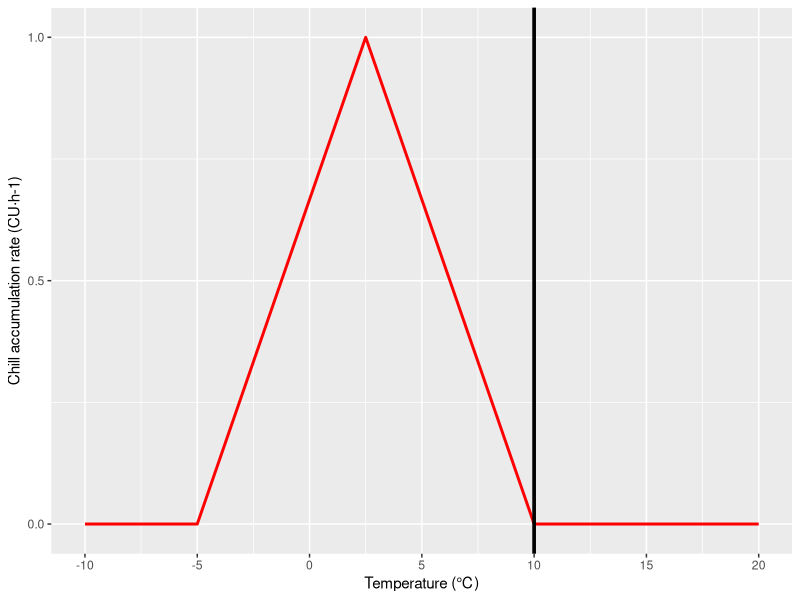
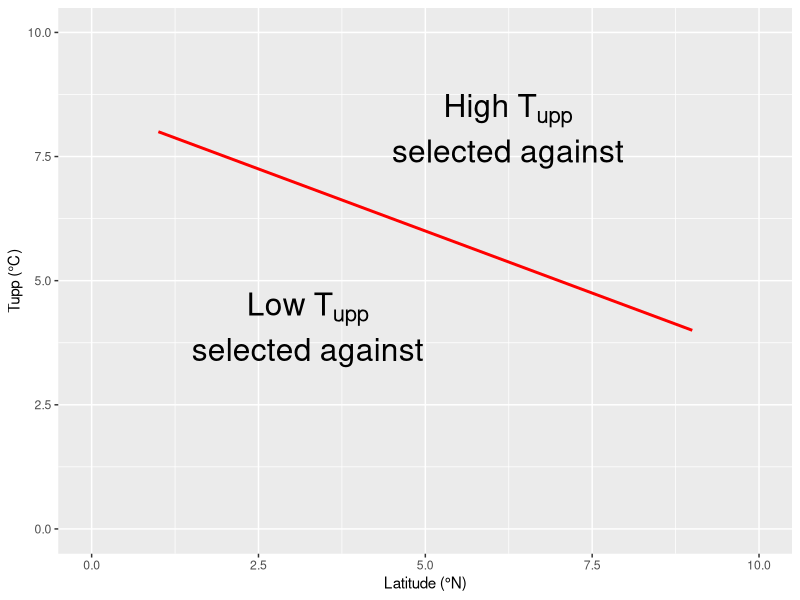

Reproduce these figures in R, in order. (Note: this script raises an error after producing the figures.)
# Load pacakge ======================
library(tidyverse)

library(rio)

library(sf)

library(rnaturalearth)

library(patchwork)

library(data.table)

# Figure 1 ======================

## Figure 1a ======================

# Top = ((10 + (-5))/2 = 2.5)

T_low <- -5
T_upp <- 10
T_op <- 2.5

# 【关键修改】：使用 by = 0.1 (或者更小)，确保包含顶点 2.5
fig1a_data <- tibble(
  tem = seq(-10, 20, by = 0.1),

  # 你的原始公式逻辑是完全正确的，这就是标准的三角形模型公式
  chill = case_when(
    # 上升段：(当前温度 - 下限) / (最适温度 - 下限)
    tem >= T_low & tem < T_op ~ (tem - T_low) / (T_op - T_low),

    # 下降段：(上限 - 当前温度) / (上限 - 最适温度)
    tem >= T_op & tem <= T_upp ~ (T_upp - tem) / (T_upp - T_op),

    # 无效区间
    TRUE ~ 0
  )
)

fig1a_p <- ggplot(fig1a_data, aes(x = tem, y = chill)) +
  geom_line(color = "#ff0000", linewidth = 1) +
  geom_vline(xintercept = T_upp, linewidth = 1.25) + # 标出顶点位置
  scale_x_continuous(breaks = seq(-10, 20, 5)) +
  scale_y_continuous(limits = c(-0.01, 1.01), breaks = seq(0, 1, by = 0.5)) +
  labs(
    x = "Temperature (℃)",
    y = "Chill accumulation rate (CU·h-1)"
  )


## Figure 1b ======================

library(ggplot2)

# 1. 准备数据
# 定义红线的起点和终点坐标
fig1b_data <- data.frame(
  x = c(1, 9),
  y = c(8, 4)
)

# 2. 绘图
fig1b_p <- ggplot() +
  # 添加红线
  geom_line(
    data = fig1b_data,
    aes(x = x, y = y),
    color = "red",
    linewidth = 1
  ) +

  # 添加文本标注

  # 左下方文字（使用 atop 换行）
  annotate(
    "text",
    x = 1.5,
    y = 4,
    label = "atop(Low~T[upp], selected~against)",
    parse = TRUE,
    size = 8,
    hjust = 0
  ) +

  # 右上方文字（使用 atop 换行）
  annotate(
    "text",
    x = 4.5,
    y = 8,
    label = "atop(High~T[upp], selected~against)",
    parse = TRUE,
    size = 8,
    hjust = 0
  ) +

  # 设置坐标轴标签 (使用 expression 渲染下标)
  labs(x = "Latitude (°N)", y = 'Tupp (℃)') +

  # 设定坐标轴范围，留出边距
  xlim(0, 10) +
  ylim(0, 10)

# 显示图形

## Figure 1c ======================

# 单图层直接读取
fig1c_quhua <- read_sf(
  "quhua_simple/Climate_quhua_simple.gpkg"
)

# 将 Qu1 转为因子并指定顺序（和 Python 端一样的逻辑）
fig1c_seqs <- c(
  "高原气候区",
  "北温带",
  "中温带",
  "南温带",
  "北亚热带",
  "中亚热带",
  "南亚热带",
  "热带"
)

fig1c_color <- c(
  "高原气候区" = '#620606',
  "北温带" = '#2680B8',
  "中温带" = '#64BCD0',
  "南温带" = '#9BCDC1',
  "北亚热带" = '#E8A289',
  "中亚热带" = '#DE614F',
  "南亚热带" = '#D62626',
  "热带" = '#B2605C'
)

fig1c_label <- c(
  "高原气候区" = 'Arid',
  "北温带" = 'North temperate',
  "中温带" = 'Mid-temperate',
  "南温带" = 'South temperate',
  "北亚热带" = 'North subtropical',
  "中亚热带" = 'Mid-subtropical',
  "南亚热带" = 'South subtropical',
  "热带" = 'Tropical'
)

world <- ne_countries(scale = "medium", returnclass = "sf")

# 2. ggplot2 绘图
fig1c_map <- ggplot() +
  # 第一层：灰色世界陆地背景（fill填色，color=NA去掉边界线）
  geom_sf(data = world, fill = "grey90", color = NA) +
  # 第二层：你的气候带数据
  geom_sf(
    data = fig1c_quhua,
    aes(fill = 气候带),
    linewidth = 0.3,
    color = NA
  ) +
  # 手动指定颜色和图例顺序
  scale_fill_manual(
    values = fig1c_color,
    breaks = fig1c_seqs,
    labels = fig1c_label
  )


grid_info <- rio::import(
  'figure 1-18 points.xlsx'
)

# 1. 先按 Excel 原始的经纬度（WGS84）创建空间点
grid_pts1 <- st_as_sf(
  grid_info,
  coords = c("Longitude", "Latitude"),
  crs = 4326
)

# 2. 再转换到 fig1c_quhua.data 的 Albers 投影坐标系
grid_pts <- st_transform(grid_pts1, st_crs(fig1c_quhua))


fig1c_p <- fig1c_map +
  geom_sf(data = grid_pts) +
  scale_y_continuous(limits = c(15, 55)) +
  scale_x_continuous(limits = c(110, 140), breaks = seq(110, 130, by = 10))


## Figure 1d ======================

# 1. 准备数据：定义红线的起点和终点
fig1d_data <- data.frame(
  x = c(2, 8), # Tupp 的范围
  y = c(3, 7) # RAFUmax 的范围
)

# 2. 绘图
fig1d_p <- ggplot() +
  # 添加红线
  geom_line(
    data = fig1d_data,
    aes(x = x, y = y),
    color = "red",
    linewidth = 1
  ) +

  # 添加文本标注

  # 顶部标题文字
  annotate(
    "text",
    x = 5,
    y = 9,
    label = "Prediction for high latitudes",
    size = 8,
    hjust = 0.5
  ) +

  # 设置坐标轴标签 (使用 expression 渲染下标)
  labs(
    x = 'Tupp (℃)',
    y = 'RAFUmax (GDD)'
  ) +

  # 设定坐标轴范围
  xlim(0, 10) +
  ylim(0, 10)

# 显示图形

## Figure 1e ======================

# 1. 准备数据：定义红线的起点和终点
fig1e_data <- data.frame(
  x = c(2, 8), # Tupp 的范围
  y = c(7, 3) # RAFUmax 的范围
)

# 2. 绘图
fig1e_p <- ggplot() +
  # 添加红线
  geom_line(
    data = fig1e_data,
    aes(x = x, y = y),
    color = "red",
    linewidth = 1
  ) +

  # 添加文本标注

  # 顶部标题文字
  annotate(
    "text",
    x = 5,
    y = 9,
    label = "Prediction for low latitudes",
    size = 8,
    hjust = 0.5
  ) +

  # 设置坐标轴标签 (使用 expression 渲染下标)
  labs(
    x = 'Tupp (℃)',
    y = 'RAFUmax (GDD)'
  ) +

  # 设定坐标轴范围
  xlim(0, 10) +
  ylim(0, 10)

# 显示图形

# Figure 1 combine ======================

fig1_layout <- "
  AB
  CD
  CE
"

fig1_p <- fig1a_p +
  fig1b_p +
  fig1c_p +
  fig1d_p +
  fig1e_p +
  plot_layout(
    design = fig1_layout,
    width = c(2, 1)
  ) +
  plot_annotation(tag_levels = 'a', tag_prefix = '(', tag_suffix = ')') &
  theme_classic(base_size = 28) &
  theme(
    axis.text = element_text(color = '#000000'),
    plot.tag.position = c(0.07, 0.95),
    plot.tag.location = 'panel',
    plot.tag = element_text(face = 'bold')
  )

fig1_p[[2]] <- fig1_p[[2]] +
  theme(
    axis.text = element_blank(),
    axis.ticks = element_blank()
  )


# 后续子图主题修改逻辑不变...
fig1_p[[3]] <- fig1_p[[3]] +
  theme_bw(base_size = 36) +
  theme(
    legend.title = element_blank(),
    legend.key.spacing.y = unit(5, 'mm'),
    legend.position = c(0.7, 0.25),
    legend.text = element_text(size = 20)
  )

fig1_p[[4]] <- fig1_p[[4]] +
  theme(
    axis.text = element_blank(),
    axis.ticks = element_blank(),
    axis.title.x = element_blank()
  )

fig1_p[[5]] <- fig1_p[[5]] +
  theme(
    axis.text = element_blank(),
    axis.ticks = element_blank()
  )

# ggsave(
#   plot = fig1_p,
#   width = 21,
#   height = 18,
#   filename = 'report/fig1.svg'
# )

# Figure 1 trend ==============

fig1_trend.files <- c(
  'figure 1f and 1g.xlsx',
  'figure 1h and 1i.xlsx',
  'figure 1j and 1k.xlsx',
  'figure 1l and 1m.xlsx'
)

fig1_trend.import <- function(file) {
  OriDat <- rio::import(file, setclass = 'data.table')

  MeltDat <- melt(
    OriDat,
    id.vars = c('Zone', 'Tupp'),
    variable.factor = FALSE,
    variable.name = 'Points',
    value.name = 'RAFU'
  )

  return(MeltDat)
}

Grid_color <- c(
  "Grid 1" = '#144f5d',
  "Grid 2" = '#1f7284',
  "Grid 3" = '#2d92a9',
  "Grid 4" = '#43aec7',
  "Grid 5" = '#6ebdcf',
  "Grid 6" = '#8bbfc9',
  "Grid 7" = '#a8d0d6',
  "Grid 8" = '#2a5e52',
  "Grid 9" = '#3c7769',
  "Grid 10" = '#4f9582',
  "Grid 11" = '#6ab39e',
  "Grid 12" = '#8ed0bb',
  "Grid 13" = '#993f1e',
  "Grid 14" = '#c45a33',
  "Grid 15" = '#de624f',
  "Grid 16" = '#e88a72',
  "Grid 17" = '#f0ad99',
  "Grid 18" = '#f7d0c3'
)

Zone_color <- c(
  "Mid-temperate" = '#64bcd0',
  "South temperate" = '#9BCDC1',
  "North subtropical" = '#E8A289',
  "Mid-subtropical" = '#DE614F'
)

fig1_trend.data <- purrr::map_dfr(
  .x = fig1_trend.files,
  .f = fig1_trend.import
)

fig1_trend.all <- function(plot_Zone) {
  fig1_pdata <- fig1_trend.data |>
    filter(Zone %in% plot_Zone, Points != 'Average')

  fig1.grid_p <- ggplot(fig1_pdata, aes(x = Tupp, y = RAFU)) +
    geom_point(aes(color = Points)) +
    geom_line(aes(color = Points)) +
    scale_color_manual(values = Grid_color) +
    scale_y_continuous(
      limits = c(0, 165),
      name = 'RAFUmax (GDD)',
      breaks = seq(0, 150, by = 75)
    ) +
    ggtitle(plot_Zone)

  return(fig1.grid_p)
}

fig1_trend.ave <- function(plot_Zone) {
  fig1.ave_pdata <- fig1_trend.data |>
    filter(Zone %in% plot_Zone, Points == 'Average')

  fig1.ave_p <- ggplot(fig1.ave_pdata, aes(x = Tupp, y = RAFU)) +
    geom_point(aes(color = Zone)) +
    geom_line(aes(color = Zone)) +
    scale_color_manual(values = Zone_color) +
    scale_y_continuous(
      limits = c(0, 165),
      name = '',
      breaks = seq(0, 150, by = 75)
    ) +
    ggtitle(plot_Zone)

  return(fig1.ave_p)
}

fig1_trend.p.list1 <- map(.x = names(Zone_color), .f = fig1_trend.all)

fig1_trend.p.list2 <- map(.x = names(Zone_color), .f = fig1_trend.ave)

fig1_trend.p.list1[[4]] <- fig1_trend.p.list1[[4]] +
  scale_y_continuous(
    limits = c(0, 405),
    breaks = seq(0, 400, by = 200),
    name = 'RAFUmax (GDD)'
  )

fig1_trend.p.list2[[4]] <- fig1_trend.p.list2[[4]] +
  scale_y_continuous(
    limits = c(0, 405),
    name = '',
    breaks = seq(0, 400, by = 200)
  )

Fig1.trend_p <- (wrap_plots(
  fig1_trend.p.list1,
  ncol = 1,
  axis_titles = 'collect_x',
  guides = 'collect'
) |
  wrap_plots(
    fig1_trend.p.list2,
    ncol = 1,
    axis_titles = 'collect',
    guides = 'collect'
  )) &
  theme_classic(base_size = 28) &
  theme(
    legend.position = 'none',
    plot.title = element_text(hjust = 0.5)
  )

# ggsave(
#   plot = Fig1.trend_p,
#   width = 15.6,
#   height = 19.6,
#   filename = 'report/fig1 trend.svg'
# )

# Figure 2 ==============

fig2_data <- rio::import(
  'figure 2.xlsx'
)

colnames(fig2_data) <- c('Grid', 'Latitude', 'Mini_RAFUmax', 'Tupp')

grid_zone.dict <- grid_info |> select(Points, Zone) |> deframe()

fig2_pdata <- fig2_data |>
  mutate(Tupp_p = Tupp * 10) |>
  mutate(Grid = paste('Grid', Grid), Zone = grid_zone.dict[Grid])

# x threshold

fig2_bound <- rio::import(
  'quhua_simple/Climate_quhua_bounds_110E.csv'
)

fig2_bound.pdata <- fig2_bound |>
  filter(气候带 %in% c('中温带', '南温带', '北亚热带', '中亚热带'))

setDT(fig2_bound.pdata)

fig2_p <- ggplot(fig2_pdata) +
  geom_line(aes(Latitude, Mini_RAFUmax), color = '#4F80BD') +
  geom_point(aes(Latitude, Mini_RAFUmax), color = '#4F80BD') +
  geom_line(aes(Latitude, Tupp_p), color = '#C0504D') +
  geom_point(aes(Latitude, Tupp_p), color = '#C0504D') +
  scale_y_continuous(
    limits = c(0, 200),
    sec.axis = sec_axis(transform = ~ . / 10, name = 'Tupp* (℃)')
  ) +
  scale_x_continuous(limits = c(20, 50)) +
  ggthemes::theme_few(base_size = 28) +
  theme(axis.title.y.right = element_text(angle = 90))

# ggsave(
#   plot = fig2_p,
#   width = 10.139,
#   height = 6.806,
#   filename = 'report/fig2.svg'
# )

# Supp Figure 1 ===============

supp.fig1_low <- tibble(
  tem = seq(-10, 25, by = 0.1),
  chill = case_when(tem < (-5) ~ 0, tem > 2 ~ 0, between(tem, -5, 2) ~ 1),
  Type = 'Low Tupp'
)

supp.fig1_high <- tibble(
  tem = seq(-10, 25, by = 0.1),
  chill = case_when(tem < (-6) ~ 0, tem > 20 ~ 0, between(tem, -6, 20) ~ 1),
  Type = 'High Tupp'
)

supp.fig1_data <- rbind(supp.fig1_low, supp.fig1_high)

suppfig1_p <- ggplot(supp.fig1_data, aes(tem, chill)) +
  geom_line(aes(color = Type, linetype = Type)) +
  scale_linetype_manual(values = c('Low Tupp' = 1, 'High Tupp' = 8)) +
  geom_hline(yintercept = 0.5) +
  scale_color_manual(
    values = c('Low Tupp' = '#4F80BD', 'High Tupp' = '#C0504D')
  ) +
  labs(x = 'Temperature (℃)', y = 'Chilling accumulation rate (CU·h-1)') +
  theme_classic(base_size = 28) +
  theme(
    axis.text = element_text(color = 'black'),
    legend.position = 'top',
    legend.title = element_blank()
  )

# ggsave(
#   plot = suppfig1_p,
#   width = 9.6,
#   height = 7.2,
#   filename = 'report/suppfig1.svg'
# )

# Supp Figure 2 ===============

supp.fig2_CHcrit <- rio::import(
  'supplementary figure S2a andS2c.xlsx'
)

supp.fig2_tEDR <- rio::import(
  'supplementary figure S2b andS2d.xlsx'
)

supp.fig2a <- ggplot(data = supp.fig2_CHcrit, aes(x = Tupp, y = CHcrit)) +
  geom_line() +
  geom_point() +
  scale_y_continuous(limits = c(0, 1000), name = 'CHcrit (CU)')

supp.fig2b <- ggplot(data = supp.fig2_tEDR, aes(x = Tupp, y = CHcrit)) +
  geom_line() +
  geom_point() +
  scale_y_continuous(limits = c(0, 1000), name = 'CHcrit (CU)')

supp.fig2c <- ggplot(data = supp.fig2_CHcrit, aes(x = Tupp)) +
  geom_line(aes(y = tearly), color = '#156082') +
  geom_point(aes(y = tearly), color = '#156082') +
  geom_line(aes(y = tlate), color = '#E97132') +
  geom_point(aes(y = tlate), color = '#E97132') +
  scale_y_continuous(
    limits = c(0, 180),
    breaks = seq(0, 180, by = 30),
    name = 'tEDR'
  )

supp.fig2d <- ggplot(data = supp.fig2_tEDR, aes(x = Tupp)) +
  geom_line(aes(y = tearly), color = '#156082') +
  geom_point(aes(y = tearly), color = '#156082') +
  geom_line(aes(y = tlate), color = '#E97132') +
  geom_point(aes(y = tlate), color = '#E97132') +
  scale_y_continuous(
    limits = c(0, 180),
    breaks = seq(0, 180, by = 30),
    name = 'tEDR'
  )

supp.fig2_p <- supp.fig2a +
  supp.fig2b +
  supp.fig2c +
  supp.fig2d +
  plot_layout(tag_level = 'keep', axis_titles = 'collect') +
  plot_annotation(tag_levels = 'a', tag_prefix = '(', tag_suffix = ')') &
  scale_x_continuous(limits = c(0, 20), name = 'Tupp (℃)') &
  theme_classic(base_size = 28) &
  theme(
    axis.text = element_text(color = '#000000'),
    plot.tag.position = c(0.07, 0.95),
    plot.tag.location = 'panel',
    plot.tag = element_text(face = 'bold')
  )

# ggsave(
#   plot = supp.fig2_p,
#   width = 13.6,
#   height = 9.6,
#   filename = 'report/suppfig2.svg'
# )

# Supp Figure 3 ===============

supp.fig3_data <- rio::import(
  "supplementary figure S3.csv",
  setclass = 'data.table'
)

supp.fig3_table <- melt(
  supp.fig3_data,
  id.vars = c('Grid', 'Latitude_N'),
  variable.name = 'Type',
  value.name = 'value'
)

supp.fig3_table[,
  Type := factor(
    Type,
    labels = c(
      "Tupp_star_maximum" = "Maximum",
      "Tupp_star_p95" = "95th percent",
      "Tupp_star_p90" = "90th percent",
      "Tupp_star_mean" = "Mean"
    )
  ),
]

supp.fig3_p <- ggplot(supp.fig3_table, aes(x = Latitude_N, value)) +
  geom_point(aes(color = Type, shape = Type, size = Type)) +
  geom_line(aes(color = Type)) +
  ylab('Tupp* (℃)') +
  scale_x_continuous(
    limits = c(23, 50),
    name = 'Latitude (°N)',
    breaks = seq(25, 50, by = 5)
  ) +
  theme_classic(base_size = 28) +
  scale_color_manual(
    values = c(
      'Maximum' = '#C0504D',
      "95th percent" = '#6E96C8',
      "90th percent" = '#8BA264',
      "Mean" = "#7759A4"
    )
  ) +
  scale_size_manual(
    values = c(
      'Maximum' = 4.5,
      "95th percent" = 6,
      "90th percent" = 7.5,
      "Mean" = 6.8
    )
  ) +
  scale_shape_manual(
    values = c(
      'Maximum' = 16,
      "95th percent" = 1,
      "90th percent" = 2,
      "Mean" = 0
    )
  ) +
  theme(
    axis.title.y.right = element_text(angle = 90),
    legend.position = c(0.7, 0.65),
    legend.title = element_blank(),
    legend.text = element_text(size = 20),
    legend.background = element_blank(),
    legend.key.spacing.y = unit(6, 'mm')
  )

# ggsave(
#   plot = supp.fig3_p,
#   width = 13.6,
#   height = 8.4,
#   filename = 'report/supp fig3.svg'
# )

# Supp Figure 4 ===============

supp.fig4_data <- rio::import(
  "supplementary figure S4.xlsx",
  setclass = 'data.table'
)

supp.fig4a <- supp.fig4_data |>
  select(
    Grid,
    Latitude,
    min = 'occu min',
    mean = 'occu mean',
    max = 'occu max'
  ) |>
  pivot_longer(
    cols = c(min, mean, max),
    names_to = "type",
    values_to = "value"
  )

supp.fig4b <- supp.fig4_data |>
  select(
    Grid,
    Latitude,
    min = 'seve min',
    mean = 'seve mean',
    max = 'seve max'
  ) |>
  pivot_longer(
    cols = c(min, mean, max),
    names_to = "type",
    values_to = "value"
  )

supp.fig4a_p <- ggplot(data = supp.fig4a, aes(x = Latitude, y = value)) +
  geom_point(aes(color = type)) +
  geom_line(aes(color = type)) +
  scale_y_continuous(name = 'Number of frost days', limits = c(0, 250))

supp.fig4b_p <- ggplot(data = supp.fig4b, aes(x = Latitude, y = value)) +
  geom_point(aes(color = type)) +
  geom_line(aes(color = type)) +
  scale_y_continuous(name = 'Lowest temperature (℃)', limits = c(-50, 20))

supp.fig4_p <- supp.fig4a_p +
  supp.fig4b_p +
  plot_layout(
    tag_level = 'keep',
    axis_titles = 'collect_x',
    guides = 'collect'
  ) +
  plot_annotation(tag_levels = 'a', tag_prefix = '(', tag_suffix = ')') &
  scale_x_continuous(limits = c(20, 50), name = 'Latitude (°N)') &
  scale_color_manual(
    values = c(
      'min' = '#0571B0', # 深蓝 - 代表极端低温
      'mean' = '#FDB863', # 橙黄 - 代表平均水平
      'max' = '#CA0020'
    ), # 深红 - 代表极端高温
    name = ''
  ) &
  theme_classic(base_size = 28) &
  theme(
    axis.text = element_text(color = '#000000'),
    plot.tag.position = c(0.07, 0.95),
    plot.tag.location = 'panel',
    plot.tag = element_text(face = 'bold'),
    legend.position = 'top'
  )

ggsave(
  plot = supp.fig4_p,
  width = 15.6,
  height = 7.2,
  filename = 'report/suppfig4.svg'
)

# Supp Figure 5 ===============

## Supp Figure 5是一张示意图，基于pdf 导入inkscape，inkscape修改后，导出为png

# Supp Figure 6 ===============

# Top = ((10 + (-5))/2 = 2.5)

# 【关键修改】：使用 by = 0.1 (或者更小)，确保包含顶点 2.5
supp.fig6_func <- function(Tlow, Tupp, Top, chillNo) {
  chill_curve <- tibble(
    tem = seq(-10, 25, by = 0.1),

    # 你的原始公式逻辑是完全正确的，这就是标准的三角形模型公式
    chill = case_when(
      # 上升段：(当前温度 - 下限) / (最适温度 - 下限)
      tem >= Tlow & tem < Top ~ (tem - Tlow) / (Top - Tlow),

      # 下降段：(上限 - 当前温度) / (上限 - 最适温度)
      tem >= Top & tem <= Tupp ~ (Tupp - tem) / (Tupp - Top),

      # 无效区间
      TRUE ~ 0
    ),

    Type = chillNo
  )

  chill_curve_p <- ggplot(chill_curve, aes(x = tem, y = chill)) +
    geom_line(color = "#ff0000", linewidth = 1) +
    geom_vline(xintercept = Tupp, linewidth = 1.25) + # 标出顶点位置
    scale_x_continuous(
      limits = c(-10, 25),
      breaks = seq(-10, 20, by = 10)
    ) +
    scale_y_continuous(limits = c(-0.01, 1.01), breaks = seq(0, 1, by = 0.5)) +
    labs(
      x = "Temperature (℃)",
      y = "Chill accumulation rate (CU·h-1)"
    )

  return(chill_curve_p)
}

supp.fig6_table <- tibble(
  Tlow = -5,
  Tupp = c(2, 10, 20),
  Top = (Tupp + Tlow) / 2,
  chillNo = c('Chill1', 'Chill2', 'Chill3')
)

supp.fig6_No <- c('Chill1', 'Chill2', 'Chill3')

supp.fig6_list <- pmap(.l = supp.fig4_table, .f = supp.fig4_func) |>
  set_names(supp.fig4_No)

supp.fig6_p <- wrap_plots(supp.fig4_list, ncol = 1, axis_titles = 'collect') +
  plot_annotation(tag_levels = 'a', tag_prefix = '(', tag_suffix = ')') &
  theme_classic(base_size = 28) &
  theme(
    axis.text = element_text(color = '#000000'),
    plot.tag.position = c(0.07, 0.95),
    plot.tag.location = 'panel',
    plot.tag = element_text(face = 'bold')
  )

fig1_add <- supp.fig6_list[[2]] +
  theme_classic(base_size = 28) +
  theme(axis.text = element_text(color = 'black'))

# ggsave(
#   plot = fig1_add,
#   width = 7.6,
#   height = 5.6,
#   filename = 'report/fig1 add.svg'
# )

# ggsave(
#   plot = supp.fig6_p,
#   width = 9.6,
#   height = 15.6,
#   filename = 'report/suppfig6.svg'
# )

# Supp Figure 7 ===============

## Supp Figure 7a ===============

supp.fig7a_data <- rio::import(
  'supplementary figure s7a.xlsx'
)

colnames(supp.fig7a_data) <- c('Time', 'Mini_CU', 'Max_CU')

setDT(supp.fig7a_data)

supp.fig7a_CHcrit <- supp.fig7a_data[180, Mini_CU / 2]

supp.fig7a_late <- supp.fig7a_data[Mini_CU > supp.fig7a_CHcrit, min(Time)]

supp.fig7a_early <- supp.fig7a_data[Max_CU > supp.fig7a_CHcrit, min(Time)]

supp.fig7a_p <- ggplot(supp.fig7a_data, aes(x = Time)) +
  geom_line(aes(y = Max_CU), color = '#d13933') +
  annotate(
    "text",
    x = 150,
    y = 450,
    label = "526.5 CU",
    size = 8,
    color = '#d13933'
  ) +
  geom_line(aes(y = Mini_CU), color = '#1e90ffff') +
  annotate(
    "text",
    x = 150,
    y = 165,
    label = "211.1 CU",
    size = 8,
    color = '#1e90ffff'
  ) +
  geom_hline(yintercept = supp.fig7a_CHcrit, linetype = 6) +
  annotate(
    "text",
    x = 150,
    y = 85,
    label = "CHcrit = 105.5 CU",
    size = 8,
    color = '#000000'
  ) +
  geom_vline(xintercept = c(supp.fig7a_early, supp.fig7a_late)) +
  scale_x_continuous(
    limits = c(0, 180),
    breaks = seq(0, 180, by = 60),
    name = 'Time since 1 September (days)'
  ) +
  scale_y_continuous(limits = c(0, 600), name = 'Accumulated CU') +
  theme_classic(base_size = 28) +
  theme(axis.text = element_text(color = '#000000'))


## Supp Figure 7b ===============

supp.fig7b_data <- rio::import(
  'supplementary figure S7b.xlsx'
)

supp.fig7b_p <- ggplot(supp.fig7b_data, aes(x = doy)) +
  geom_line(aes(y = tearly_CU), color = '#d13933') +
  annotate(
    "text",
    x = 150,
    y = 270,
    label = "1969-1970",
    size = 8,
    color = '#d13933'
  ) +
  geom_line(aes(y = tlate_CU), color = '#1e90ffff') +
  annotate(
    "text",
    x = 150,
    y = 165,
    label = "1959-1960",
    size = 8,
    color = '#1e90ffff'
  ) +
  geom_hline(yintercept = supp.fig7a_CHcrit, linetype = 6) +
  annotate(
    "text",
    x = 150,
    y = 85,
    label = "CHcrit = 105.5 CU",
    size = 8,
    color = '#000000'
  ) +
  geom_vline(xintercept = c(supp.fig7a_early, supp.fig7a_late)) +
  scale_x_continuous(
    limits = c(0, 180),
    breaks = seq(0, 180, by = 60),
    name = 'Time since 1 September (days)'
  ) +
  scale_y_continuous(limits = c(0, 400), name = 'Accumulated CU') +
  theme_classic(base_size = 28) +
  theme(axis.text = element_text(color = '#010101'))

# Supp Figure 7 combine ===============

supp.fig7_p <- supp.fig7a_p /
  supp.fig7b_p +
  plot_layout(axis_titles = 'collect_x') +
  plot_annotation(tag_levels = "a", tag_prefix = "(", tag_suffix = ")") &
  theme(
    plot.tag.location = 'panel',
    plot.tag.position = "topleft",
    plot.tag = element_text(color = '#000000', face = 'bold', size = 36)
  )

ggsave(
  plot = supp.fig7_p,
  width = 10.8,
  height = 15.6,
  filename = 'report/supp.fig7.svg'
)
